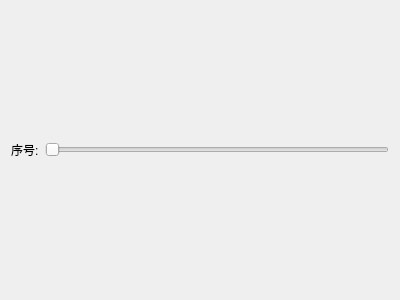
<?xml version="1.0" encoding="UTF-8"?>
<ui version="4.0">
 <class>Form</class>
 <widget class="QWidget" name="Form">
  <property name="geometry">
   <rect>
    <x>0</x>
    <y>0</y>
    <width>400</width>
    <height>300</height>
   </rect>
  </property>
  <property name="windowTitle">
   <string>地震道</string>
  </property>
  <layout class="QVBoxLayout" name="verticalLayout_2" stretch="6,0">
   <item>
    <layout class="QVBoxLayout" name="canvasLayout"/>
   </item>
   <item>
    <layout class="QHBoxLayout" name="horizontalLayout_2">
     <item>
      <widget class="QLabel" name="label_num">
       <property name="text">
        <string>序号:</string>
       </property>
      </widget>
     </item>
     <item>
      <widget class="QSlider" name="sliderbar">
       <property name="orientation">
        <enum>Qt::Horizontal</enum>
       </property>
      </widget>
     </item>
    </layout>
   </item>
  </layout>
 </widget>
 <resources/>
 <connections/>
</ui>
